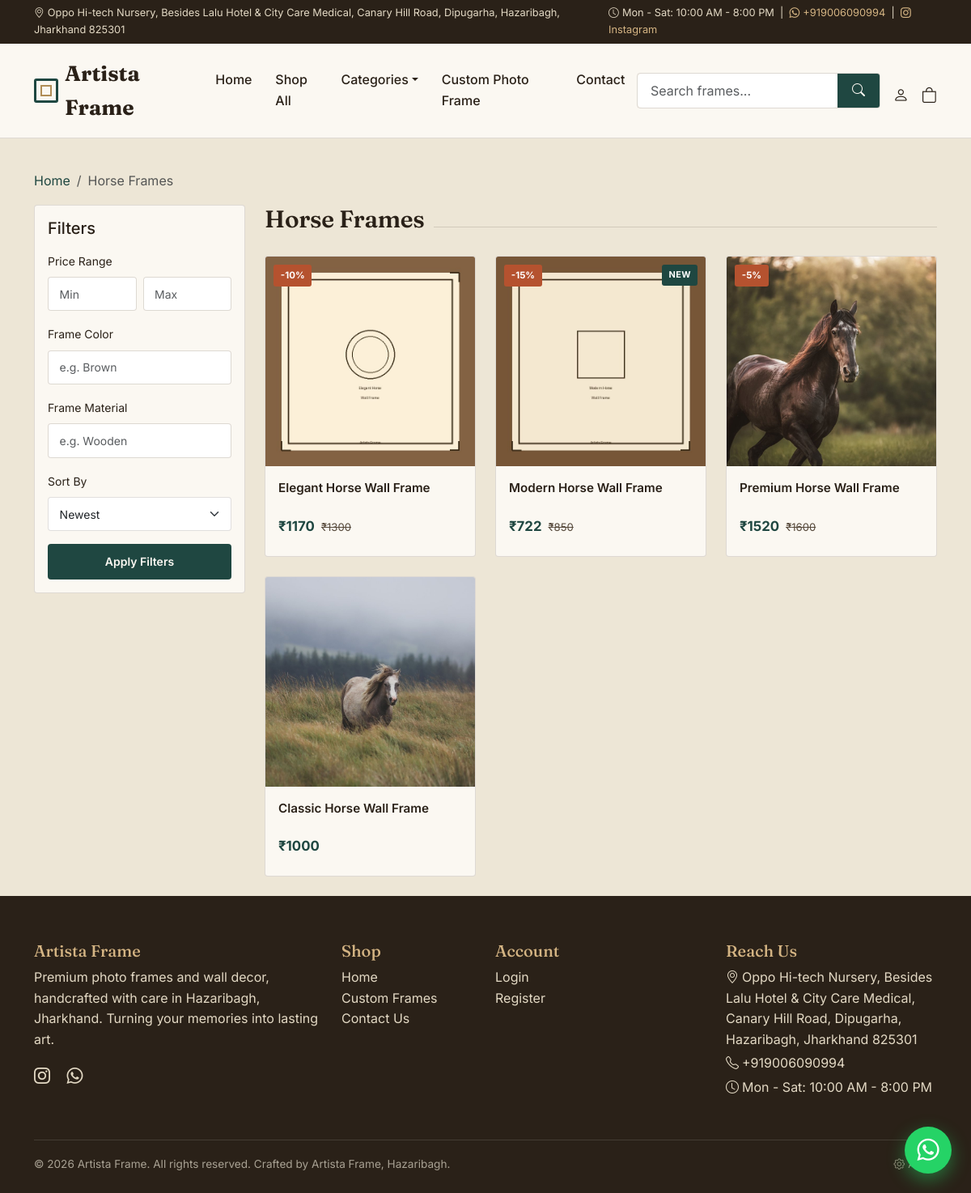
/category/horse-frames, run on the app's committed database.
### app/models.py (models this page shows, shortened)
class Category(db.Model):
    __tablename__ = "categories"
    id = db.Column(db.Integer, primary_key=True)
    name = db.Column(db.String(120), nullable=False, unique=True)
    slug = db.Column(db.String(140), nullable=False, unique=True, index=True)
    description = db.Column(db.Text)
    image = db.Column(db.String(255))
    parent_id = db.Column(db.Integer, db.ForeignKey("categories.id"), nullable=True)
    is_active = db.Column(db.Boolean, default=True)
    display_order = db.Column(db.Integer, default=0)
    created_at = db.Column(db.DateTime, default=datetime.utcnow)
    children = db.relationship("Category", backref=db.backref("parent", remote_side=[id]))
    products = db.relationship("Product", backref="category", lazy=True)

class Product(db.Model):
    __tablename__ = "products"
    id = db.Column(db.Integer, primary_key=True)
    sku = db.Column(db.String(50), unique=True, nullable=False)
    name = db.Column(db.String(200), nullable=False)
    slug = db.Column(db.String(220), unique=True, nullable=False, index=True)
    description = db.Column(db.Text)
    price = db.Column(db.Numeric(10, 2), nullable=False)
    discount_percent = db.Column(db.Integer, default=0)
    stock = db.Column(db.Integer, default=0)
    category_id = db.Column(db.Integer, db.ForeignKey("categories.id"), nullable=False)
    subcategory = db.Column(db.String(120))
    frame_material = db.Column(db.String(100))
    frame_color = db.Column(db.String(60))
    delivery_time_days = db.Column(db.String(50), default="3-5 days")
    is_available = db.Column(db.Boolean, default=True)
    is_featured = db.Column(db.Boolean, default=False)
    is_new_arrival = db.Column(db.Boolean, default=False)
    is_best_seller = db.Column(db.Boolean, default=False)
    is_clearance = db.Column(db.Boolean, default=False)
    is_customizable = db.Column(db.Boolean, default=False)
    view_count = db.Column(db.Integer, default=0)
    created_at = db.Column(db.DateTime, default=datetime.utcnow)
    updated_at = db.Column(db.DateTime, default=datetime.utcnow, onupdate=datetime.utcnow)
    images = db.relationship(
        "ProductImage", backref="product", lazy=True, cascade="all, delete-orphan",
        order_by="ProductImage.display_order, ProductImage.id",
    )
    reviews = db.relationship("Review", backref="product", lazy=True, cascade="all, delete-orphan")
    sizes = db.relationship("Size", secondary="product_sizes")
    @property
    def final_price(self):
        if self.discount_percent:
            return round(float(self.price) * (1 - self.discount_percent / 100), 2)
        return float(self.price)
    @property
    def average_rating(self):
        approved = [r.rating for r in self.reviews if r.is_approved]
        if not approved:
            return 0
        return round(sum(approved) / len(approved), 1)
    @property
    def primary_image(self):
        if not self.images:
            return "img/placeholder-frame.svg"
        for img in self.images:
            if img.is_primary:
                return img.image_path
        return self.images[0].image_path

class ProductImage(db.Model):
    __tablename__ = "product_images"
    id = db.Column(db.Integer, primary_key=True)
    product_id = db.Column(db.Integer, db.ForeignKey("products.id"), nullable=False)
    image_path = db.Column(db.String(255), nullable=False)
    is_primary = db.Column(db.Boolean, default=False)
    display_order = db.Column(db.Integer, default=0)

### app/main/routes.py (the view)
@main_bp.route("/category/<slug>")
def category(slug):
    cat = Category.query.filter_by(slug=slug, is_active=True).first_or_404()
    page = request.args.get("page", 1, type=int)
    query = Product.query.filter_by(category_id=cat.id, is_available=True)
    min_price = request.args.get("min_price", type=float)
    max_price = request.args.get("max_price", type=float)
    color = request.args.get("color")
    material = request.args.get("material")
    sort = request.args.get("sort", "newest")
    if min_price is not None:
        query = query.filter(Product.price >= min_price)
    if max_price is not None:
        query = query.filter(Product.price <= max_price)
    if color:
        query = query.filter(Product.frame_color == color)
    if material:
        query = query.filter(Product.frame_material == material)
    if sort == "price_low":
        query = query.order_by(Product.price.asc())
    elif sort == "price_high":
        query = query.order_by(Product.price.desc())
    elif sort == "discount":
        query = query.order_by(Product.discount_percent.desc())
    elif sort == "popularity":
        query = query.order_by(Product.view_count.desc())
    else:
        query = query.order_by(Product.created_at.desc())
    pagination = query.paginate(page=page, per_page=current_app.config["PRODUCTS_PER_PAGE"], error_out=False)
    subcategories = Category.query.filter_by(parent_id=cat.id, is_active=True).all()
    qs_args = {k: v for k, v in request.args.items() if k != "page"}
    return render_template(
        "category.html", category=cat, products=pagination.items,
        pagination=pagination, subcategories=subcategories, qs_args=qs_args,
    )

### app/templates/category.html (shortened to what this page needs)
{% extends "base.html" %}
{% block content %}
<div class="container py-4">
  <nav aria-label="breadcrumb">
    <ol class="breadcrumb">
      <li class="breadcrumb-item"><a href="{{ url_for('main.home') }}">Home</a></li>
      <li class="breadcrumb-item active">{{ category.name }}</li>
    </ol>
  </nav>
  <div class="row">
    <div class="col-lg-3 mb-4">
      <div class="card-brand p-3">
        <h5 class="mb-3">Filters</h5>
        <form method="get">
          <label class="form-label small">Price Range</label>
          <div class="d-flex gap-2 mb-3">
            <input type="number" name="min_price" class="form-control form-control-brand form-control-sm" placeholder="Min" value="{{ request.args.get('min_price', '') }}">
            <input type="number" name="max_price" class="form-control form-control-brand form-control-sm" placeholder="Max" value="{{ request.args.get('max_price', '') }}">
          </div>
          <label class="form-label small">Frame Color</label>
          <input type="text" name="color" class="form-control form-control-brand form-control-sm mb-3" placeholder="e.g. Brown" value="{{ request.args.get('color', '') }}">
          <label class="form-label small">Frame Material</label>
          <input type="text" name="material" class="form-control form-control-brand form-control-sm mb-3" placeholder="e.g. Wooden" value="{{ request.args.get('material', '') }}">
          <label class="form-label small">Sort By</label>
          <select name="sort" class="form-select form-select-brand form-select-sm mb-3">
            <option value="newest" {{ "selected" if request.args.get("sort") == "newest" }}>Newest</option>
          </select>
          <button type="submit" class="btn btn-primary-brand w-100 btn-sm">Apply Filters</button>
        </form>
      </div>
    </div>
    <div class="col-lg-9">
      <div class="section-title">
        <h2>{{ category.name }}</h2>
      </div>
      {% if products %}
      <div class="row g-4">
        {% for p in products %}
        <div class="col-6 col-md-4">{% include "_product_card.html" %}</div>
        {% endfor %}
      </div>
      {% else %}
      {% with message = "No products found in this category yet." %}{% include "_empty_state.html" %}{% endwith %}
      {% endif %}
    </div>
  </div>
</div>
{% endblock %}

### app/templates/base.html (shortened to what this page needs)
<!doctype html>
<html lang="en">
<head>
  <link rel="stylesheet" href="https://cdn.jsdelivr.net/npm/bootstrap@5.3.3/dist/css/bootstrap.min.css">
  <link rel="stylesheet" href="https://cdn.jsdelivr.net/npm/bootstrap-icons@1.11.3/font/bootstrap-icons.css">
  <link rel="stylesheet" href="{{ url_for('static', filename='css/style.css') }}">
</head>
<body>
  <div class="top-strip d-none d-md-block">
    <div class="container d-flex justify-content-between">
      <span><i class="bi bi-geo-alt me-1"></i>{{ site.address }}</span>
      <span>
        <i class="bi bi-clock me-1"></i>{{ site.business_hours }}
        &nbsp;|&nbsp;
        <a href="https://wa.me/{{ site.whatsapp_number }}"><i class="bi bi-whatsapp me-1"></i>+{{ site.whatsapp_number }}</a>
        &nbsp;|&nbsp;
        <a href="{{ site.instagram_url }}" target="_blank" rel="noopener"><i class="bi bi-instagram me-1"></i>Instagram</a>
      </span>
    </div>
  </div>
  <header class="site-header">
    <nav class="navbar navbar-expand-lg py-3">
      <div class="container">
        <a class="brand-mark" href="{{ url_for('main.home') }}">
          <span class="frame-icon"></span>{{ site.shop_name }}
        </a>
        <div class="collapse navbar-collapse" id="mainNav">
          <ul class="navbar-nav mx-auto">
            <li class="nav-item"><a class="nav-link nav-link-brand" href="{{ url_for('main.home') }}">Home</a></li>
            <li class="nav-item"><a class="nav-link nav-link-brand" href="{{ url_for('main.shop_all') }}">Shop All</a></li>
            <li class="nav-item dropdown">
              <a class="nav-link nav-link-brand dropdown-toggle" href="#" data-bs-toggle="dropdown">Categories</a>
            </li>
            <li class="nav-item"><a class="nav-link nav-link-brand" href="{{ url_for('custom_frame.custom_order') }}">Custom Photo Frame</a></li>
            <li class="nav-item"><a class="nav-link nav-link-brand" href="{{ url_for('main.contact') }}">Contact</a></li>
          </ul>
          <form class="d-flex search-bar-brand me-3 mt-3 mt-lg-0" action="{{ url_for('main.search') }}" method="get">
            <input type="text" name="q" class="form-control" placeholder="Search frames..." value="{{ request.args.get('q', '') }}">
            <button type="submit"><i class="bi bi-search"></i></button>
          </form>
          <div class="d-flex align-items-center gap-3">
            {% if current_user.is_authenticated %}
              <a class="icon-link" href="{{ url_for('auth.profile') }}" title="My Profile"><i class="bi bi-person"></i></a>
              <a class="icon-link" href="{{ url_for('cart.view_cart') }}" title="Cart">
                <i class="bi bi-bag"></i>
                {% if cart_count %}<span class="badge-count">{{ cart_count }}</span>{% endif %}
              </a>
              <a class="icon-link" href="{{ url_for('auth.logout') }}" title="Logout"><i class="bi bi-box-arrow-right"></i></a>
            {% else %}
              <a class="icon-link" href="{{ url_for('auth.login') }}" title="Login"><i class="bi bi-person"></i></a>
              <a class="icon-link" href="{{ url_for('auth.login', next=url_for('cart.view_cart')) }}" title="Cart"><i class="bi bi-bag"></i></a>
            {% endif %}
          </div>
        </div>
      </div>
    </nav>
  </header>
  <main>
    {% block content %}{% endblock %}
  </main>
  <footer class="site-footer">
    <div class="container">
      <div class="row g-4">
        <div class="col-md-4">
          <h5>{{ site.shop_name }}</h5>
          <p>Premium photo frames and wall decor, handcrafted with care in Hazaribagh, Jharkhand. Turning your memories into lasting art.</p>
          <a href="{{ site.instagram_url }}" target="_blank" rel="noopener" class="me-3"><i class="bi bi-instagram fs-5"></i></a>
          <a href="https://wa.me/{{ site.whatsapp_number }}" target="_blank" rel="noopener"><i class="bi bi-whatsapp fs-5"></i></a>
        </div>
        <div class="col-md-2">
          <h5>Shop</h5>
          <ul class="list-unstyled">
            <li><a href="{{ url_for('main.home') }}">Home</a></li>
            <li><a href="{{ url_for('custom_frame.custom_order') }}">Custom Frames</a></li>
            <li><a href="{{ url_for('main.contact') }}">Contact Us</a></li>
          </ul>
        </div>
        <div class="col-md-3">
          <h5>Account</h5>
          <ul class="list-unstyled">
            <li><a href="{{ url_for('auth.login') }}">Login</a></li>
            <li><a href="{{ url_for('auth.register') }}">Register</a></li>
          </ul>
        </div>
        <div class="col-md-3">
          <h5>Reach Us</h5>
          <p class="mb-1"><i class="bi bi-geo-alt me-1"></i>{{ site.address }}</p>
          <p class="mb-1"><i class="bi bi-telephone me-1"></i>+{{ site.whatsapp_number }}</p>
          <p><i class="bi bi-clock me-1"></i>{{ site.business_hours }}</p>
        </div>
      </div>
      <div class="footer-bottom d-flex flex-column flex-sm-row justify-content-between align-items-center gap-2 text-center">
        <span>&copy; {{ now_year() }} {{ site.shop_name }}. All rights reserved. Crafted by {{ site.shop_name }}, Hazaribagh.</span>
        <a href="{{ url_for('admin.login') }}" class="d-inline-flex align-items-center gap-1" title="Shop Owner Login" style="opacity:0.6;">
          <i class="bi bi-gear"></i><span class="small">Admin</span>
        </a>
      </div>
    </div>
  </footer>
  <a class="whatsapp-float" href="https://wa.me/{{ site.whatsapp_number }}" target="_blank" rel="noopener" title="Chat on WhatsApp">
    <i class="bi bi-whatsapp"></i>
  </a>
</body>
</html>

### app/templates/_product_card.html (shortened to what this page needs)
<div class="product-card">
  <a href="{{ url_for('main.product_detail', slug=p.slug) }}" class="text-decoration-none">
    <div class="img-wrap">
      {% if p.discount_percent %}<span class="badge-discount">-{{ p.discount_percent }}%</span>{% endif %}
      {% if p.is_new_arrival %}<span class="badge-new">New</span>{% endif %}
      <img src="{{ url_for('static', filename=p.primary_image) }}" alt="{{ p.name }}" loading="lazy">
    </div>
  </a>
  <div class="body">
    <a href="{{ url_for('main.product_detail', slug=p.slug) }}" class="text-decoration-none">
      <div class="p-name">{{ p.name }}</div>
    </a>
    <div class="price-row">
      <span class="price-now">₹{{ "%.0f"|format(p.final_price) }}</span>
      {% if p.discount_percent %}<span class="price-old">₹{{ "%.0f"|format(p.price) }}</span>{% endif %}
    </div>
  </div>
</div>

### data on the page
Category: name "Horse Frames"
Product: discount_percent "10", image_path (picture), name "Elegant Horse Wall Frame", final_price "1170", price "1300"
Product: discount_percent "15", is_new_arrival "NEW", image_path (picture), name "Modern Horse Wall Frame", final_price "722", price "850"
Product: discount_percent "5", image_path (picture), name "Premium Horse Wall Frame", final_price "1520", price "1600"
Product: image_path (picture), name "Classic Horse Wall Frame", final_price "1000"

### other printed values
{{ site.address }} "Oppo Hi-tech Nursery, Besides Lalu Hotel & City Care Medical, Canary Hill Road, Dipugarha, Hazaribagh, Jharkhand 825301"
{{ site.business_hours }} "Mon - Sat: 10:00 AM - 8:00 PM"
{{ site.whatsapp_number }} "919006090994"
{{ site.shop_name }} "Artista Frame"
{{ now_year() }} "2026"
